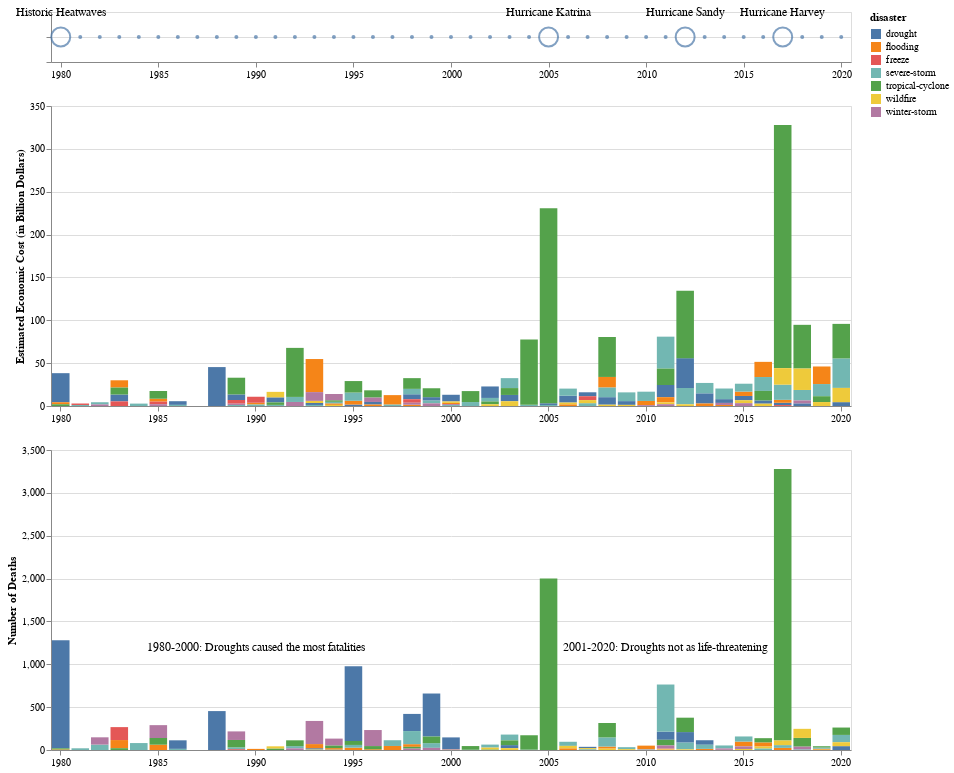

The cell this chart's notebook holds for it:
### Code cell
alt.vconcat(timeline_chart + comments_chart_timeline,
            alt.vconcat(chart_money,
           chart_death + comments_chart_death)).resolve_scale(
    x = 'independent',
    y = 'independent',
)

### Figure 1 — Vega-Lite specification as saved in the notebook (floating-point values rounded to 4 significant figures; data arrays with more than 128 entries replaced by an {"elided": "..."} marker saying what was removed)
{"config": {"view": {"continuousWidth": 400, "continuousHeight": 300}}, "vconcat": [{"layer": [{"data": {"name": "data-9dee91b21690891224ef1fde7defafce"}, "mark": "point", "encoding": {"size": {"type": "quantitative", "field": "events_flag", "legend": null}, "x": {"type": "ordinal", "axis": {"labelAngle": 0, "orient": "bottom", "title": null, "values": [1980.0, 1985.0, 1990.0, 1995.0, 2000.0, 2005.0, 2010.0, 2015.0, 2020.0, 2025.0]}, "field": "year"}}, "height": 50, "width": 800}, {"data": {"name": "data-5c944779f36eb0263bf57647c7102d69"}, "mark": {"type": "text", "size": 12}, "encoding": {"text": {"type": "nominal", "field": "text"}, "x": {"type": "nominal", "field": "x"}, "y": {"type": "quantitative", "axis": {"labels": false, "title": null}, "field": "y"}}}]}, {"vconcat": [{"data": {"name": "data-b85a1c35f31f830c5fab0edd8a9f0192"}, "mark": "bar", "encoding": {"color": {"type": "nominal", "field": "disaster"}, "order": {"type": "nominal", "field": "cost", "sort": "ascending"}, "x": {"type": "nominal", "axis": {"labelAngle": 0, "title": null, "values": [1980.0, 1985.0, 1990.0, 1995.0, 2000.0, 2005.0, 2010.0, 2015.0, 2020.0, 2025.0]}, "field": "year"}, "y": {"type": "quantitative", "axis": {"title": "Estimated Economic Cost (in Billion Dollars)"}, "field": "cost"}}, "transform": [{"filter": "(datum.disaster !== 'all-disasters')"}], "width": 800}, {"layer": [{"data": {"name": "data-b85a1c35f31f830c5fab0edd8a9f0192"}, "mark": "bar", "encoding": {"color": {"type": "nominal", "field": "disaster"}, "order": {"type": "nominal", "field": "deaths", "sort": "ascending"}, "x": {"type": "nominal", "axis": {"labelAngle": 0, "title": null, "values": [1980.0, 1985.0, 1990.0, 1995.0, 2000.0, 2005.0, 2010.0, 2015.0, 2020.0, 2025.0]}, "field": "year"}, "y": {"type": "quantitative", "axis": {"title": "Number of Deaths"}, "field": "deaths"}}, "transform": [{"filter": "(datum.disaster !== 'all-disasters')"}], "width": 800}, {"data": {"name": "data-a31dd197d7daed5644689ee30a61582e"}, "mark": {"type": "text", "size": 12}, "encoding": {"text": {"type": "nominal", "field": "text"}, "x": {"type": "nominal", "field": "x"}, "y": {"type": "quantitative", "field": "y"}}}]}]}], "resolve": {"scale": {"x": "independent", "y": "independent"}}, "$schema": "https://vega.github.io/schema/vega-lite/v4.8.1.json", "datasets": {"data-9dee91b21690891224ef1fde7defafce": [{"year": 1980, "events": "Historic Heatwaves", "events_flag": 1}, {"year": 1981, "events": null, "events_flag": 0}, {"year": 1982, "events": null, "events_flag": 0}, {"year": 1983, "events": null, "events_flag": 0}, {"year": 1984, "events": null, "events_flag": 0}, {"year": 1985, "events": null, "events_flag": 0}, {"year": 1986, "events": null, "events_flag": 0}, {"year": 1987, "events": null, "events_flag": 0}, {"year": 1988, "events": null, "events_flag": 0}, {"year": 1989, "events": null, "events_flag": 0}, {"year": 1990, "events": null, "events_flag": 0}, {"year": 1991, "events": null, "events_flag": 0}, {"year": 1992, "events": null, "events_flag": 0}, {"year": 1993, "events": null, "events_flag": 0}, {"year": 1994, "events": null, "events_flag": 0}, {"year": 1995, "events": null, "events_flag": 0}, {"year": 1996, "events": null, "events_flag": 0}, {"year": 1997, "events": null, "events_flag": 0}, {"year": 1998, "events": null, "events_flag": 0}, {"year": 1999, "events": null, "events_flag": 0}, {"year": 2000, "events": null, "events_flag": 0}, {"year": 2001, "events": null, "events_flag": 0}, {"year": 2002, "events": null, "events_flag": 0}, {"year": 2003, "events": null, "events_flag": 0}, {"year": 2004, "events": null, "events_flag": 0}, {"year": 2005, "events": "Hurricane Katrina", "events_flag": 1}, {"year": 2006, "events": null, "events_flag": 0}, {"year": 2007, "events": null, "events_flag": 0}, {"year": 2008, "events": null, "events_flag": 0}, {"year": 2009, "events": null, "events_flag": 0}, {"year": 2010, "events": null, "events_flag": 0}, {"year": 2011, "events": null, "events_flag": 0}, {"year": 2012, "events": "Hurricane Sandy", "events_flag": 1}, {"year": 2013, "events": null, "events_flag": 0}, {"year": 2014, "events": null, "events_flag": 0}, {"year": 2015, "events": null, "events_flag": 0}, {"year": 2016, "events": null, "events_flag": 0}, {"year": 2017, "events": "Hurricane Harvey", "events_flag": 1}, {"year": 2018, "events": null, "events_flag": 0}, {"year": 2019, "events": null, "events_flag": 0}, {"year": 2020, "events": null, "events_flag": 0}], "data-5c944779f36eb0263bf57647c7102d69": [{"x": 1980, "y": 0.1, "text": "Historic Heatwaves"}, {"x": 2005, "y": 0.1, "text": "Hurricane Katrina"}, {"x": 2012, "y": 0.1, "text": "Hurricane Sandy"}, {"x": 2017, "y": 0.1, "text": "Hurricane Harvey"}], "data-b85a1c35f31f830c5fab0edd8a9f0192": {"elided": "328 records"}, "data-a31dd197d7daed5644689ee30a61582e": [{"x": 1990, "y": 1200, "text": "1980-2000: Droughts caused the most fatalities"}, {"x": 2011, "y": 1200, "text": "2001-2020: Droughts not as life-threatening"}]}}
